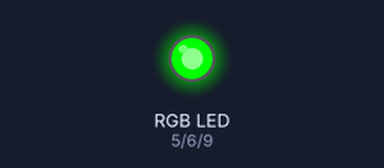
Simulated run of this sketch. Board: Arduino Uno, built with avr-gcc and run on an emulated ATmega328P. Parts: an RGB LED mixed from three pins (HIGH = lit).

Above: at 2.95 s.
At 3.6 s:
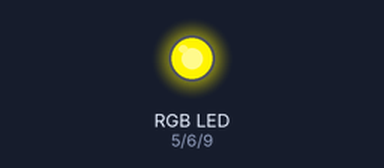
At 4.3 s:
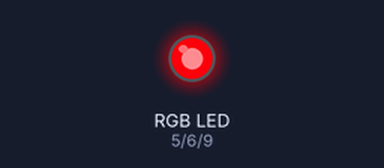
At 4.95 s:
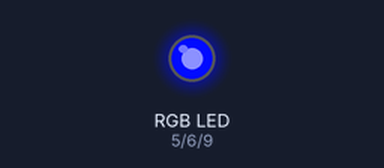
At 5.65 s:
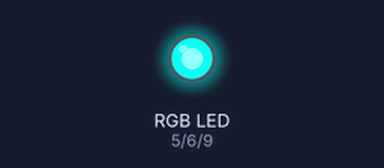
Timing chart, 0 to 9.2 s (numbered marks = the images above):
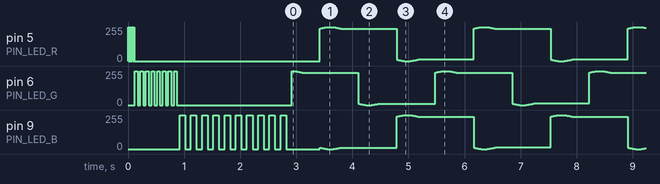

Measured:
- by itself, pin 9 (PIN_LED_B): 255/255 → 0/255 at 1.0 s, → 255/255 0.10 s later, → 0/255 0.10 s later, → 255/255 0.10 s later, … (249 changes in this stretch)

The sketch:

ledrgbsin.ino
```cpp
#include "ledheartbeat.h"

#define PIN_LED_R 5
#define PIN_LED_G 6
#define PIN_LED_B 9

#define STEP_R    0.1
#define STEP_G    0.5
#define STEP_B    0.9

#define START_R      0.0
#define START_G  HALF_PI
#define START_B       PI

#define TEST_COUNT_R   6
#define TEST_COUNT_G   8
#define TEST_COUNT_B  10

#define TEST_DELAY_R  10
#define TEST_DELAY_G  50
#define TEST_DELAY_B 100

LedHeartBeat ledr(PIN_LED_R, STEP_R, START_R);
LedHeartBeat ledg(PIN_LED_G, STEP_G, START_G);
LedHeartBeat ledb(PIN_LED_B, STEP_B, START_B);

void setup() {
  ledr.initialize(TEST_COUNT_R, TEST_DELAY_R);
  ledg.initialize(TEST_COUNT_G, TEST_DELAY_G);
  ledb.initialize(TEST_COUNT_B, TEST_DELAY_B);
}

void loop() {
  ledr.cycle();
  ledg.cycle();
  ledb.cycle();
}
```

ledheartbeat.h
```cpp
#ifndef FDS_MC_LED_HEARTBEAT_H_
#define FDS_MC_LED_HEARTBEAT_H_

#include <Arduino.h>

#ifndef DELAY_LED_TEST
#define DELAY_LED_TEST 500
#endif

#ifndef HEARTBEAT_STEPS
#define HEARTBEAT_STEPS      0.001
#endif

class LedHeartBeat {
public:
  LedHeartBeat(
    const int& pin,
    const float& step = HEARTBEAT_STEPS,
    const float& start = 0.0) :
    pin_(pin),
    at_(start),
    step_(HEARTBEAT_STEPS) {
    }

  void initialize(
    const uint8_t& ledtestcount = 1,
    const int& delayms = DELAY_LED_TEST) {
    pinMode(pin_, OUTPUT);
    for(uint8_t n = 0; n < ledtestcount; n++) {
      digitalWrite(pin_, HIGH);
      delay(delayms);
      digitalWrite(pin_, LOW);
      delay(delayms);
    }
  }

  void cycle() {
    analogWrite(pin_, (int)(sin(at_) * 127.5 + 127.5));
    at_ = at_ < TWO_PI ? at_ + step_ : 0.0;

  }

private:
  int pin_;
  float at_;
  float step_;
};

#endif
```
